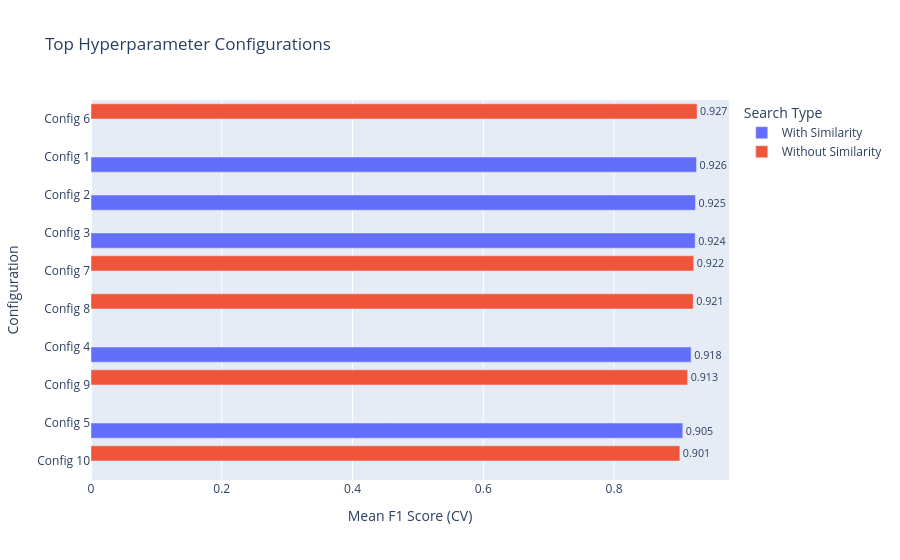
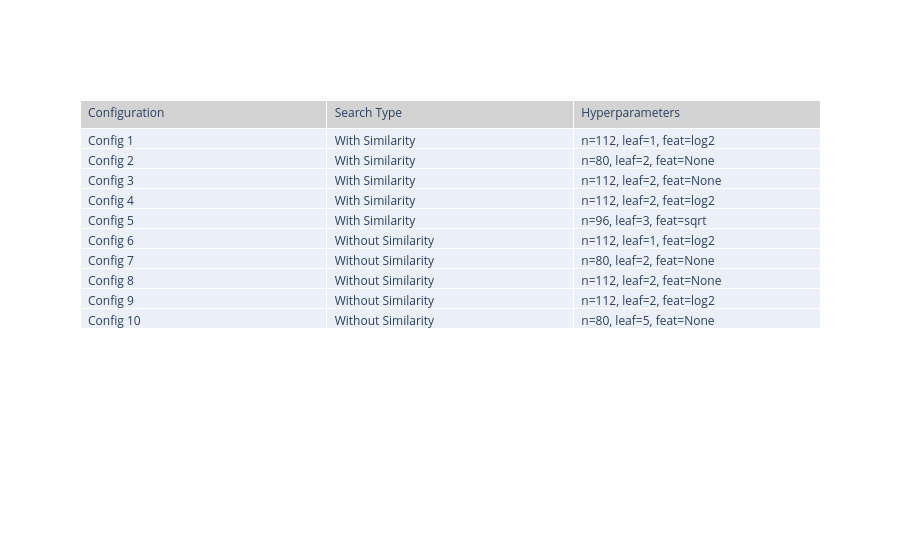

Write notebook code for charts like these, in order.
### Code cell
config_table = go.Figure(data=[go.Table(
    header=dict(
        values=["Configuration", "Search Type", "Hyperparameters"],
        fill_color='lightgrey',
        align='left'
    ),
    cells=dict(
        values=[
            df_combined['Configuration'],
            df_combined['Search Type'],
            df_combined['Config Details']
        ],
        align='left'
    )
)])

# Show both plots
fig.show()
config_table.show()

### Figure 1 — Plotly figure (JSON) as saved in the notebook; plotly's stock layout.template omitted (floating-point values rounded to 4 significant figures)
{"data": [{"alignmentgroup": "True", "hovertemplate": "Search Type=With Similarity<br>Mean F1 Score (CV)=%{text}<br>Configuration=%{y}<extra></extra>", "legendgroup": "With Similarity", "marker": {"color": "#636efa", "pattern": {"shape": ""}}, "name": "With Similarity", "offsetgroup": "With Similarity", "orientation": "h", "showlegend": true, "text": [0.9261, 0.9246, 0.9241, 0.9179, 0.9051], "textposition": "outside", "texttemplate": "%{text:.3f}", "type": "bar", "x": [0.9261, 0.9246, 0.9241, 0.9179, 0.9051], "xaxis": "x", "y": ["Config 1", "Config 2", "Config 3", "Config 4", "Config 5"], "yaxis": "y"}, {"alignmentgroup": "True", "hovertemplate": "Search Type=Without Similarity<br>Mean F1 Score (CV)=%{text}<br>Configuration=%{y}<extra></extra>", "legendgroup": "Without Similarity", "marker": {"color": "#EF553B", "pattern": {"shape": ""}}, "name": "Without Similarity", "offsetgroup": "Without Similarity", "orientation": "h", "showlegend": true, "text": [0.927, 0.9219, 0.9211, 0.9126, 0.9006], "textposition": "outside", "texttemplate": "%{text:.3f}", "type": "bar", "x": [0.927, 0.9219, 0.9211, 0.9126, 0.9006], "xaxis": "x", "y": ["Config 6", "Config 7", "Config 8", "Config 9", "Config 10"], "yaxis": "y"}], "layout": {"autosize": true, "barmode": "group", "legend": {"title": {"text": "Search Type"}, "tracegroupgap": 0}, "title": {"text": "Top Hyperparameter Configurations"}, "xaxis": {"anchor": "y", "autorange": true, "domain": [0, 1], "range": [0, 0.9758], "title": {"text": "Mean F1 Score (CV)"}, "type": "linear"}, "yaxis": {"anchor": "x", "autorange": true, "categoryorder": "total ascending", "domain": [0, 1], "range": [-0.5, 9.5], "title": {"text": "Configuration"}, "type": "category"}}}

### Figure 2 — Plotly figure (JSON) as saved in the notebook; plotly's stock layout.template omitted (floating-point values rounded to 4 significant figures)
{"data": [{"cells": {"align": "left", "values": [["Config 1", "Config 2", "Config 3", "Config 4", "Config 5", "Config 6", "Config 7", "Config 8", "Config 9", "Config 10"], ["With Similarity", "With Similarity", "With Similarity", "With Similarity", "With Similarity", "Without Similarity", "Without Similarity", "Without Similarity", "Without Similarity", "Without Similarity"], ["n=112, leaf=1, feat=log2", "n=80, leaf=2, feat=None", "n=112, leaf=2, feat=None", "n=112, leaf=2, feat=log2", "n=96, leaf=3, feat=sqrt", "n=112, leaf=1, feat=log2", "n=80, leaf=2, feat=None", "n=112, leaf=2, feat=None", "n=112, leaf=2, feat=log2", "n=80, leaf=5, feat=None"]]}, "header": {"align": "left", "fill": {"color": "lightgrey"}, "values": ["Configuration", "Search Type", "Hyperparameters"]}, "type": "table"}], "layout": {"autosize": true}}
